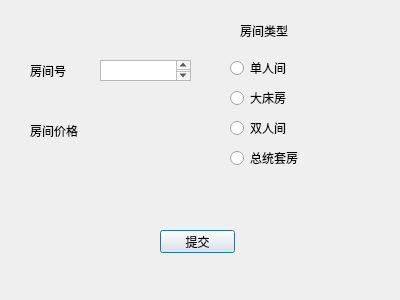
<?xml version="1.0" encoding="UTF-8"?>
<ui version="4.0">
 <class>modify</class>
 <widget class="QDialog" name="modify">
  <property name="geometry">
   <rect>
    <x>0</x>
    <y>0</y>
    <width>400</width>
    <height>300</height>
   </rect>
  </property>
  <property name="windowTitle">
   <string>Dialog</string>
  </property>
  <widget class="QTextEdit" name="newroomEdit">
   <property name="geometry">
    <rect>
     <x>100</x>
     <y>60</y>
     <width>91</width>
     <height>21</height>
    </rect>
   </property>
  </widget>
  <widget class="QPushButton" name="submitButton">
   <property name="geometry">
    <rect>
     <x>160</x>
     <y>230</y>
     <width>75</width>
     <height>23</height>
    </rect>
   </property>
   <property name="text">
    <string>提交</string>
   </property>
  </widget>
  <widget class="QLabel" name="label">
   <property name="geometry">
    <rect>
     <x>30</x>
     <y>60</y>
     <width>61</width>
     <height>21</height>
    </rect>
   </property>
   <property name="text">
    <string>房间号</string>
   </property>
  </widget>
  <widget class="QLabel" name="label_2">
   <property name="geometry">
    <rect>
     <x>240</x>
     <y>20</y>
     <width>61</width>
     <height>21</height>
    </rect>
   </property>
   <property name="text">
    <string>房间类型</string>
   </property>
  </widget>
  <widget class="QLabel" name="label_3">
   <property name="geometry">
    <rect>
     <x>30</x>
     <y>120</y>
     <width>61</width>
     <height>21</height>
    </rect>
   </property>
   <property name="text">
    <string>房间价格</string>
   </property>
  </widget>
  <widget class="QRadioButton" name="singleButton">
   <property name="geometry">
    <rect>
     <x>230</x>
     <y>60</y>
     <width>89</width>
     <height>16</height>
    </rect>
   </property>
   <property name="text">
    <string>单人间</string>
   </property>
  </widget>
  <widget class="QRadioButton" name="bigButton_2">
   <property name="geometry">
    <rect>
     <x>230</x>
     <y>90</y>
     <width>89</width>
     <height>16</height>
    </rect>
   </property>
   <property name="text">
    <string>大床房</string>
   </property>
  </widget>
  <widget class="QRadioButton" name="doubleButton_3">
   <property name="geometry">
    <rect>
     <x>230</x>
     <y>120</y>
     <width>89</width>
     <height>16</height>
    </rect>
   </property>
   <property name="text">
    <string>双人间</string>
   </property>
  </widget>
  <widget class="QRadioButton" name="presButton_4">
   <property name="geometry">
    <rect>
     <x>230</x>
     <y>150</y>
     <width>89</width>
     <height>16</height>
    </rect>
   </property>
   <property name="text">
    <string>总统套房</string>
   </property>
  </widget>
  <widget class="QLabel" name="label_4">
   <property name="geometry">
    <rect>
     <x>120</x>
     <y>120</y>
     <width>51</width>
     <height>21</height>
    </rect>
   </property>
   <property name="text">
    <string/>
   </property>
  </widget>
 </widget>
 <resources/>
 <connections/>
</ui>
